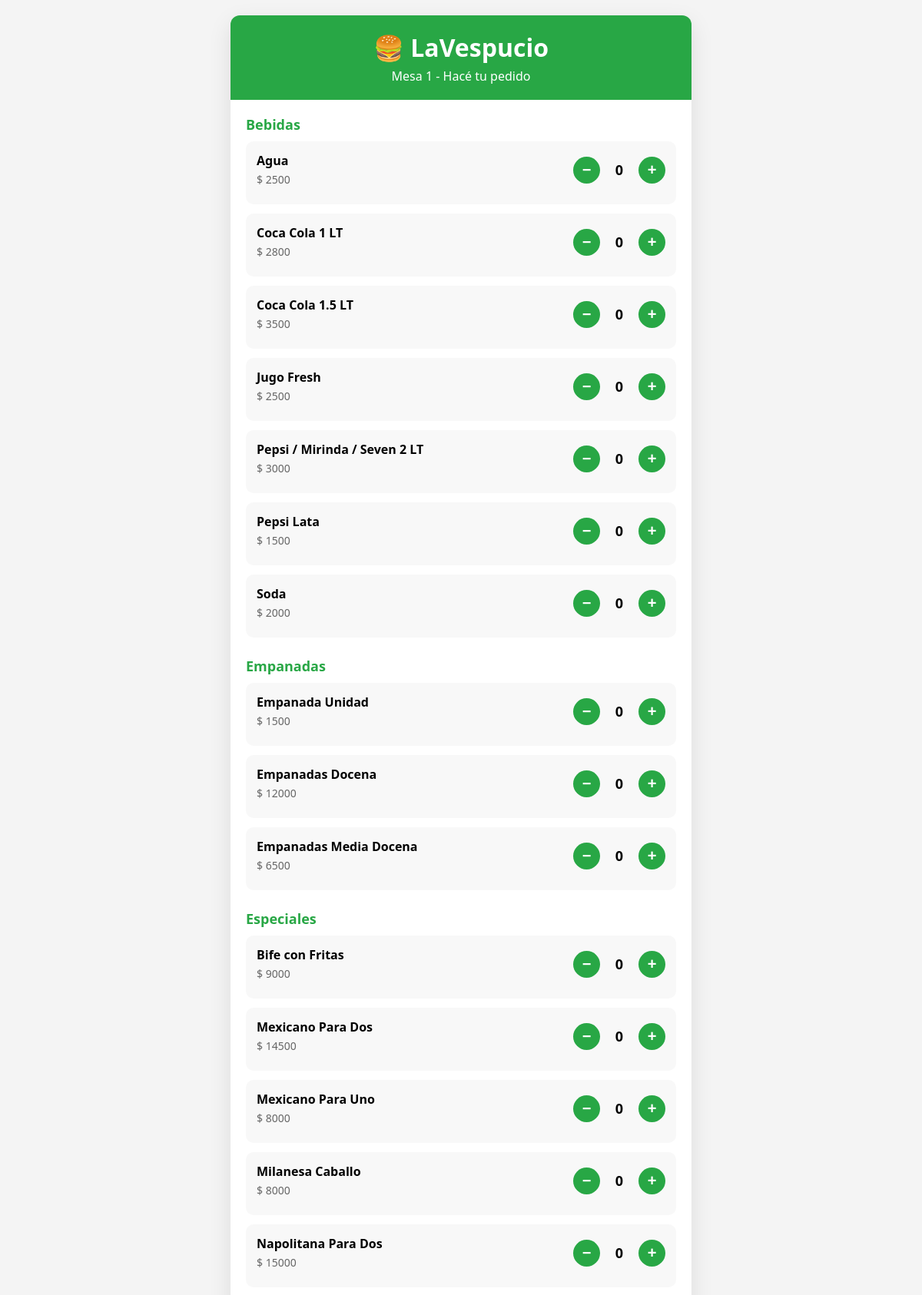
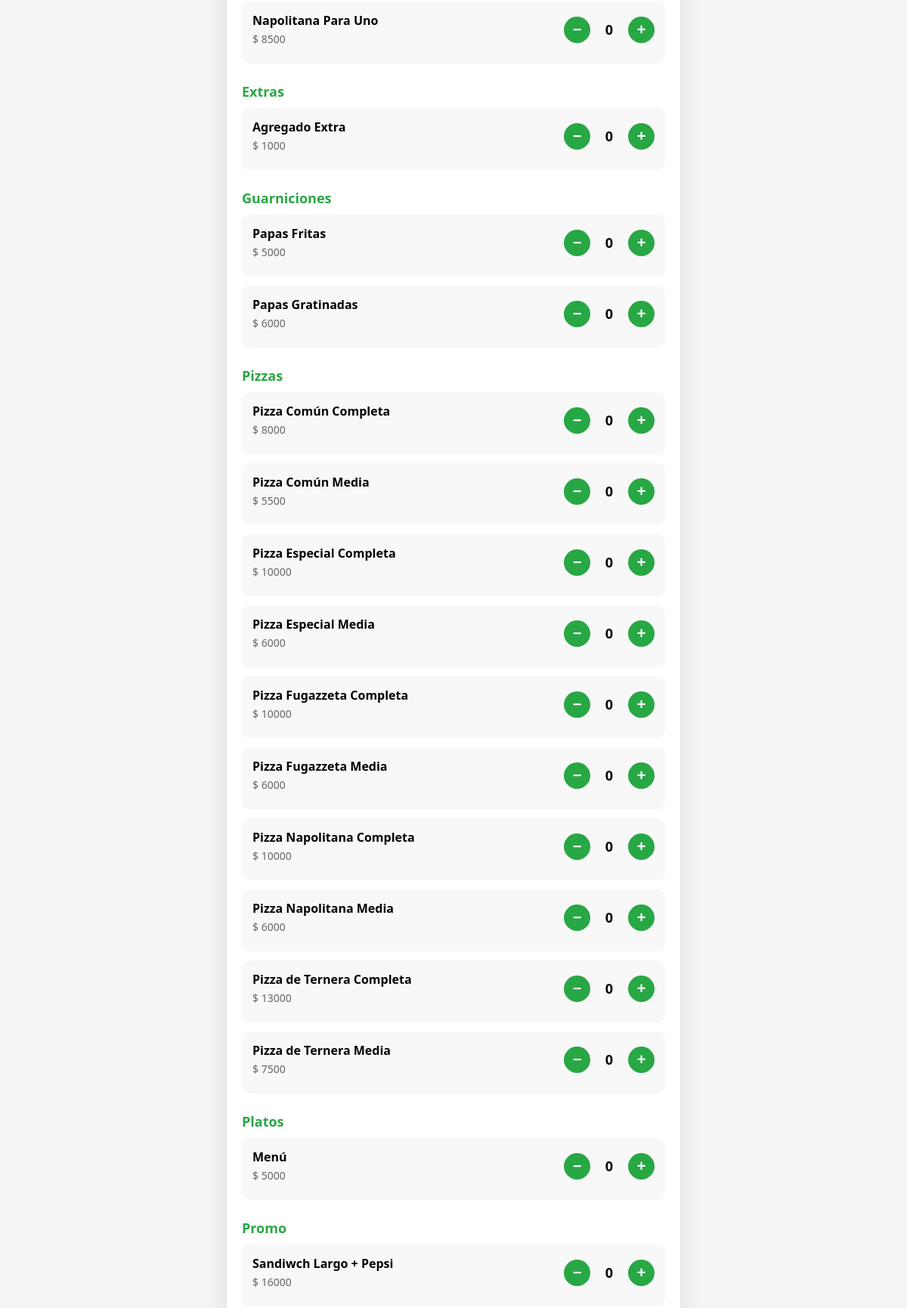
The app's page /mesa/1 (upper part) with its own data (2 pictures, top to bottom).
### tables this page shows
CREATE TABLE productos (
        id INTEGER PRIMARY KEY AUTOINCREMENT,
        nombre TEXT NOT NULL,
        precio INTEGER NOT NULL,
        categoria TEXT NOT NULL,
        stock INTEGER NOT NULL DEFAULT 0
    , tipo TEXT DEFAULT 'normal');

### app.py (the view, shortened to what this page needs)
@app.route("/mesa/<mesa>", methods=["GET", "POST"])
def mesa(mesa):
    with get_db() as con:
        productos = con.execute("SELECT * FROM productos WHERE precio > 0 ORDER BY categoria, nombre").fetchall()
        categorias = {}
        for p in productos:
            categorias.setdefault(p["categoria"], []).append(p)
    return render_template("mesa.html", categorias=categorias, mesa=mesa)

### app.py (called while the page is built)
@contextmanager
def get_db():
    con = sqlite3.connect("database.db", timeout=30.0, check_same_thread=False)
    con.row_factory = sqlite3.Row
    con.execute("PRAGMA journal_mode=WAL")
    try:
        yield con
    finally:
        con.close()

### templates/mesa.html (shortened to what this page needs)
<!DOCTYPE html>
<html lang="es">
<head>
</head>
<body>
<form method="POST" id="formPedido">
<div class="container">
    <div class="header">
        <h1>🍔 LaVespucio</h1>
        <p>Mesa {{ mesa }} - Hacé tu pedido</p>
    </div>
    <div class="content" id="productos-container">
        {% for categoria, items in categorias.items() %}
        <div class="categoria">
            <h2 class="categoria-title">{{ categoria }}</h2>
            {% for p in items %}
            <div class="producto" data-id="{{ p.id }}" data-nombre="{{ p.nombre }}" data-precio="{{ p.precio }}" data-tipo="{{ p.tipo }}">
                <div class="producto-header">
                    <div class="producto-info">
                        <strong>{{ p.nombre }}</strong>
                        <span class="precio">$ {{ p.precio }}</span>
                    </div>
                    <div class="producto-controls">
                        <button type="button" class="btn-qty btn-menos">−</button>
                        <span class="qty-display">0</span>
                        <button type="button" class="btn-qty btn-mas">+</button>
                    </div>
                </div>
            </div>
            {% endfor %}
        </div>
        {% endfor %}
    </div>
</div>
</form>
</body>
</html>

### templates/mesa.html (style rules this page uses)
* { margin:0; padding:0; box-sizing:border-box; }
body { font-family:'Segoe UI', Tahoma, Geneva, Verdana, sans-serif; background: #f4f4f4; padding:20px; }
.container { max-width:600px; margin:0 auto; background:white; border-radius:12px; box-shadow:0 10px 30px rgba(0,0,0,0.1); }
.header { padding:20px; text-align:center; background:#28a745; color:white; border-radius:12px 12px 0 0; }
.header h1 { margin-bottom:5px; }
.content { padding:20px; max-height:65vh; overflow-y:auto; }
.categoria { margin-bottom:25px; }
.categoria-title { font-weight:700; color:#28a745; margin-bottom:10px; font-size:18px; }
.producto { padding:12px; margin-bottom:12px; background:#f8f8f8; border-radius:10px; border:2px solid transparent; transition: all 0.3s; }
.producto-header { display:flex; justify-content:space-between; align-items:center; margin-bottom:8px; }
.producto-info strong { display:block; font-size:16px; margin-bottom:2px; }
.producto-info .precio { color:#666; font-size:14px; }
.producto-controls { display:flex; align-items:center; gap:10px; }
.btn-qty { width:35px; height:35px; border-radius:50%; border:none; background:#28a745; color:white; font-size:20px; font-weight:700; cursor:pointer; transition: 0.2s; }
.qty-display { min-width:30px; text-align:center; font-weight:700; font-size:18px; }

### records on screen
productos: categoria "Bebidas", nombre "Agua", precio "2500"
productos: nombre "Coca Cola 1 LT", precio "2800"
productos: nombre "Coca Cola 1.5 LT", precio "3500"
productos: nombre "Jugo Fresh", precio "2500"
productos: nombre "Pepsi / Mirinda / Seven 2 LT", precio "3000"
productos: nombre "Pepsi Lata", precio "1500"
productos: nombre "Soda", precio "2000"
productos: categoria "Empanadas", nombre "Empanada Unidad", precio "1500"
productos: nombre "Empanadas Docena", precio "12000"
productos: nombre "Empanadas Media Docena", precio "6500"
productos: categoria "Especiales", nombre "Bife con Fritas", precio "9000"
productos: nombre "Mexicano Para Dos", precio "14500"
productos: nombre "Mexicano Para Uno", precio "8000"
productos: nombre "Milanesa Caballo", precio "8000"
productos: nombre "Napolitana Para Dos", precio "15000"
productos: nombre "Napolitana Para Uno", precio "8500"
productos: categoria "Extras", nombre "Agregado Extra", precio "1000"
productos: categoria "Guarniciones", nombre "Papas Fritas", precio "5000"
productos: nombre "Papas Gratinadas", precio "6000"
productos: categoria "Pizzas", nombre "Pizza Común Completa", precio "8000"
productos: nombre "Pizza Común Media", precio "5500"
productos: nombre "Pizza Especial Completa", precio "10000"
productos: nombre "Pizza Especial Media", precio "6000"
productos: nombre "Pizza Fugazzeta Completa", precio "10000"
productos: nombre "Pizza Fugazzeta Media", precio "6000"
productos: nombre "Pizza Napolitana Completa", precio "10000"
productos: nombre "Pizza Napolitana Media", precio "6000"
productos: nombre "Pizza de Ternera Completa", precio "13000"
productos: nombre "Pizza de Ternera Media", precio "7500"
productos: categoria "Platos", nombre "Menú", precio "5000"
productos: categoria "Promo", nombre "Sandiwch Largo + Pepsi", precio "16000"

### other values on screen
{{ mesa }} "1"
